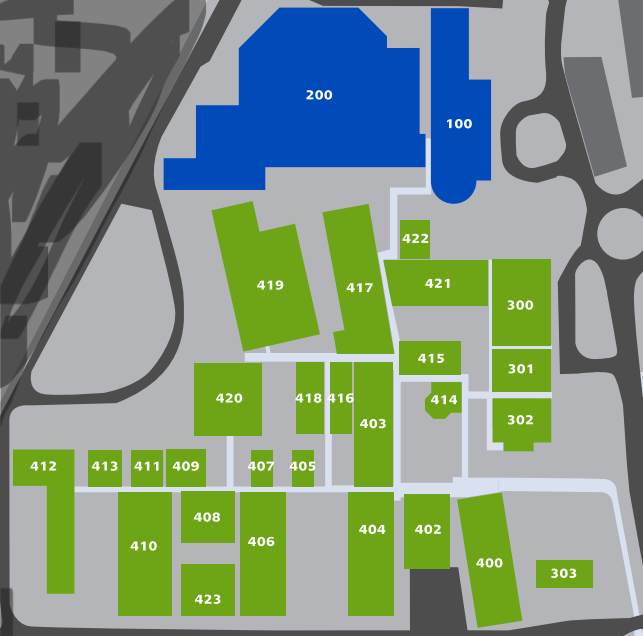
#> input picture test5.png, 643 x 636 px
$ python A-Star_AND_Dijkstra_First_Image.py
#> lines starting #> are read from the running program, lines starting #| are printed output that depends on the picture; after the words box and inside, x2 and y2 are one past the last pixel; in counts of white or black regions, pixels touching at a corner belong together
import cv2
import numpy as np
import heapq
from PIL import Image


def image_to_maze(image_path, threshold=200):
    """
    Converts an image to a binary maze where white pixels are passable and black pixels are obstacles.
    """
    image = Image.open(image_path).convert('L')  # Convert to grayscale
    image_array = np.array(image)
    maze = (image_array > threshold).astype(int)  # Convert to binary maze based on threshold
    return maze

def image_to_graph(image_path, threshold=200):
    """
    Converts an image to a graph representation where nodes are connected to their neighboring nodes with corresponding edge weights.
    """
    image = Image.open(image_path).convert('L')  # Convert to grayscale
    image_array = np.array(image)
    maze = (image_array > threshold).astype(int)  # Convert to binary maze based on threshold

    graph = {}
    for i in range(len(maze)):
        for j in range(len(maze[0])):
            if maze[i][j] == 1:
                neighbors = []
                for dx, dy in [(0, 1), (0, -1), (1, 0), (-1, 0)]:
                    x, y = i + dx, j + dy
                    if 0 <= x < len(maze) and 0 <= y < len(maze[0]) and maze[x][y] == 1:
                        neighbors.append(((x, y), 1))  # Assuming each edge has weight 1
                graph[(i, j)] = dict(neighbors)

    return graph

def dijkstra(graph, start, end):
    """Returns a dictionary containing the shortest distance from the start node to each node in the graph."""

    # Initialize distances dictionary with infinity for all nodes except start node
    distances = {node: float('inf') for node in graph}
    distances[start] = 0

    # Priority queue to store nodes to visit next
    pq = [(0, start)]

    while pq:
        # Pop the node with the smallest distance from the priority queue
        current_distance, current_node = heapq.heappop(pq)

        # Skip if we've already found a shorter path to this node
        if current_distance > distances[current_node]:
            continue

        # If the current node is the end node, we can stop
        if current_node == end:
            break

        # Update distances to neighbors through current node
        for neighbor, weight in graph[current_node].items():
            distance = current_distance + weight
            # If we find a shorter path to a neighbor, update its distance and add it to the priority queue
            if distance < distances[neighbor]:
                distances[neighbor] = distance
                heapq.heappush(pq, (distance, neighbor))

    return distances

def astar(graph, start, end, heuristic):
    """Returns a dictionary containing the shortest distance from the start node to each node in the graph."""

    # Initialize distances dictionary with infinity for all nodes except start node
    distances = {node: float('inf') for node in graph}
    distances[start] = 0

    # Priority queue to store nodes to visit next
    pq = [(0 + heuristic(start, end), start)]  # Initial priority queue with start node and its f_score

    while pq:
        # Pop the node with the smallest f_score from the priority queue
        current_f_score, current_node = heapq.heappop(pq)

        # If the current node is the end node, we can stop
        if current_node == end:
            break

        # Update distances to neighbors through current node
        for neighbor, weight in graph[current_node].items():
            distance = distances[current_node] + weight
            # If we find a shorter path to a neighbor, update its distance and add it to the priority queue
            if distance < distances[neighbor]:
                distances[neighbor] = distance
                heapq.heappush(pq, (distance + heuristic(neighbor, end), neighbor))

    return distances

def manhattan_distance(node, goal):
    """Manhattan distance heuristic."""
    return abs(node[0] - goal[0]) + abs(node[1] - goal[1])

def draw_path(image, path, color):
    """
    Draws the given path on the image.
    """
    for i in range(len(path) - 1):
        cv2.line(image, (path[i][1], path[i][0]), (path[i + 1][1], path[i + 1][0]), color, 2)

def draw_graph_with_path_(graph, shape, start, end, path, shortest_distances):
    """
    Draws the graph with the best path highlighted on an image with white background and green lines.
    """
    # Create an image with white background
    image = np.ones(shape, dtype=np.uint8)

    # Draw green lines for edges
    for node, neighbors in graph.items():
        x, y = node
        for neighbor, _ in neighbors.items():
            nx, ny = neighbor
            cv2.line(image, (y, x), (ny, nx), (0, 255, 0), 1)  # Draw green edge between nodes

    # Draw the best path in blue
    draw_path(image, path, (255, 0, 0))

    # Draw start and end points
    cv2.circle(image, (start[1], start[0]), 5, (0, 0, 255), -1)  # Draw start point in red
    cv2.circle(image, (end[1], end[0]), 5, (0, 255, 0), -1)  # Draw end point in green

    # Draw text showing the cost of the path
    font = cv2.FONT_HERSHEY_SIMPLEX
    cv2.putText(image, f'Cost: {shortest_distances[end]:.2f}', (10, 30), font, 1, (255, 255, 255), 2, cv2.LINE_AA)

    return image

def draw_graph_with_path(graph, shape, start, end, path, shortest_distances):
    """
    Draws the graph with the best path highlighted on an image with black background and white walkable path.
    """
    # Create an image with black background
    image = np.zeros((*shape, 3), dtype=np.uint8)  # Black background

    # Draw white lines for walkable paths
    for node, neighbors in graph.items():
        x, y = node
        for neighbor, _ in neighbors.items():
            nx, ny = neighbor
            cv2.line(image, (y, x), (ny, nx), (255, 255, 255), 1)  # Draw white edge between nodes for walkable paths

    # Draw the best path in green
    for i in range(len(path) - 1):
        cv2.line(image, (path[i][1], path[i][0]), (path[i + 1][1], path[i + 1][0]), (0, 0, 255), 2)  # Draw green path

    # Draw start and end points
    cv2.circle(image, (start[1], start[0]), 5, (0, 255, 0), -1)  # Draw start point in red
    cv2.circle(image, (end[1], end[0]), 5, (255, 0, 0), -1)  # Draw end point in green

    # Draw text showing the cost of the path
    font = cv2.FONT_HERSHEY_SIMPLEX
    cv2.putText(image, f'Cost: {shortest_distances[end]:.2f}', (10, 30), font, 1, (255, 255, 255), 2, cv2.LINE_AA)

    return image

# Example usage:
# image_path = r"C:\Users\agran\Pictures\Screenshots\Newfolder\test5.png"
image_path = r"test5.png"
image = cv2.imread(image_path)
#> image is the input picture: shape (636, 643, 3); mean B, G, R 128, 147.3, 126.3
height, width = image.shape[:2]
#> height = 636; width = 643

graph = image_to_graph(image_path)
#> in image_to_graph, `image = Image.open(image_path).convert('L')`:
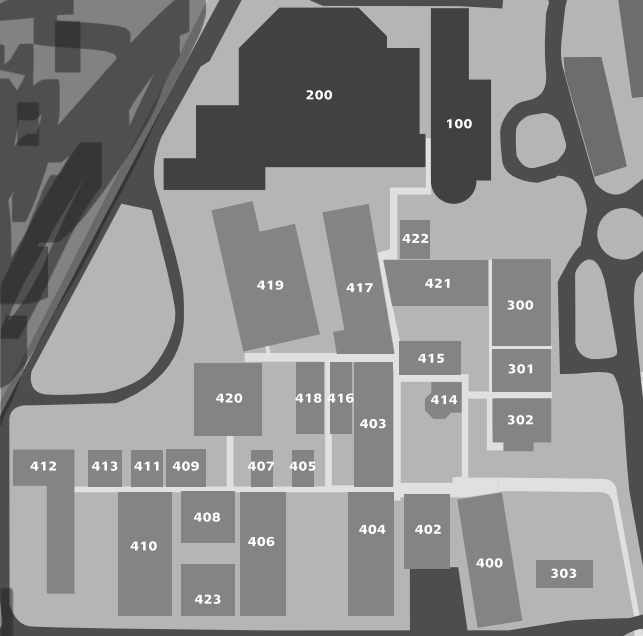
#> image: PIL image 643x636 L; min 53, max 255, mean 138.9
#> in image_to_graph, `maze = (image_array > threshold).astype(int)`:
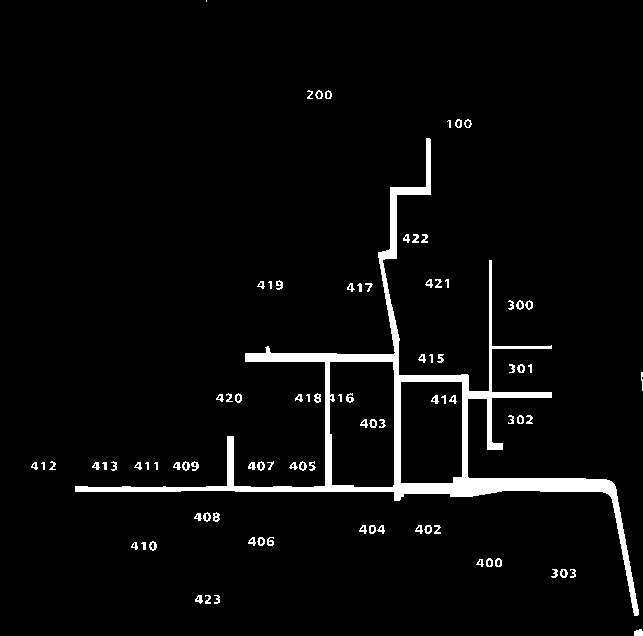
#> maze: shape (636, 643) int64; values 0 (black) and 1 (white), 3.9% white; 90 white regions (8 under 20 px), largest, box (x1, y1, x2, y2) and area: (75, 138, 639, 616) 12956, (634, 629, 643, 636) 54, (314, 393, 321, 403) 46
#> after the loop in image_to_graph, `for i in range(len(maze)):`: graph = 16050 items
#> graph = 16050 items
#         Up/Down  Right/Left
start_node = (140, 427)    # for image "test5"
# end_node = (300, 387)
end_node = (440,230)
# start_node = (151, 470)  for image "test"
# end_node = (451,273)

# Run Dijkstra's algorithm to find the best path
shortest_distances_dijkstra = dijkstra(graph, start_node, end_node)
#> shortest_distances_dijkstra = 16050 items
best_path_dijkstra = [] if shortest_distances_dijkstra[end_node] == float('inf') else [end_node]
#> best_path_dijkstra = [(440, 230)]
while best_path_dijkstra[-1] != start_node:
    current_node = best_path_dijkstra[-1]
    for neighbor, _ in graph[current_node].items():
        if shortest_distances_dijkstra[neighbor] + graph[current_node][neighbor] == shortest_distances_dijkstra[current_node]:
            best_path_dijkstra.append(neighbor)
            break
    else:
        break
#> this loop made 617 passes
#> current_node on passes 1 to 3: (440, 230), (440, 231), (440, 232)
#> after the loop, best_path_dijkstra = 618 pairs, first value 140 to 487, second value 230 to 427
best_path_dijkstra.reverse()
print("Cost of Dijkstra: ",shortest_distances_dijkstra[end_node])
#| Cost of Dijkstra:  617

# Run A* algorithm to find the best path
shortest_distances_astar = astar(graph, start_node, end_node, manhattan_distance)
#> in astar, `distances = {node: float('inf') for node in graph}`: distances = 16050 items
#> the loop in astar, `while pq:` made 5041 passes
#> current_node on passes 1 to 3: (140, 427), (140, 426), (141, 426)
#> shortest_distances_astar = 16050 items
best_path_astar = [] if shortest_distances_astar[end_node] == float('inf') else [end_node]
#> best_path_astar = [(440, 230)]
while best_path_astar[-1] != start_node:
    current_node = best_path_astar[-1]
    for neighbor, _ in graph[current_node].items():
        if shortest_distances_astar[neighbor] + graph[current_node][neighbor] == shortest_distances_astar[current_node]:
            best_path_astar.append(neighbor)
            break
    else:
        break
#> after the loop, best_path_astar has the same summary as best_path_dijkstra

best_path_astar.reverse()
print("Cost of A*: ", shortest_distances_astar[end_node])
#| Cost of A*:  617
# Draw the graph with the best path highlighted for Dijkstra's algorithm
graph_image_with_path_dijkstra = draw_graph_with_path(graph, (height, width), start_node, end_node, best_path_dijkstra, shortest_distances_dijkstra)
#> the loop in draw_graph_with_path, `for node, neighbors in graph.items():` made 16050 passes
#> (neighbors, x, y) on passes 1 to 3: ({(1, 206): 1}, 0, 206), ({(0, 206): 1}, 1, 206), ({(90, 309): 1, (91, 308): 1}, 90, 308)
#> after the loop in draw_graph_with_path, `for i in range(len(path) - 1):`:
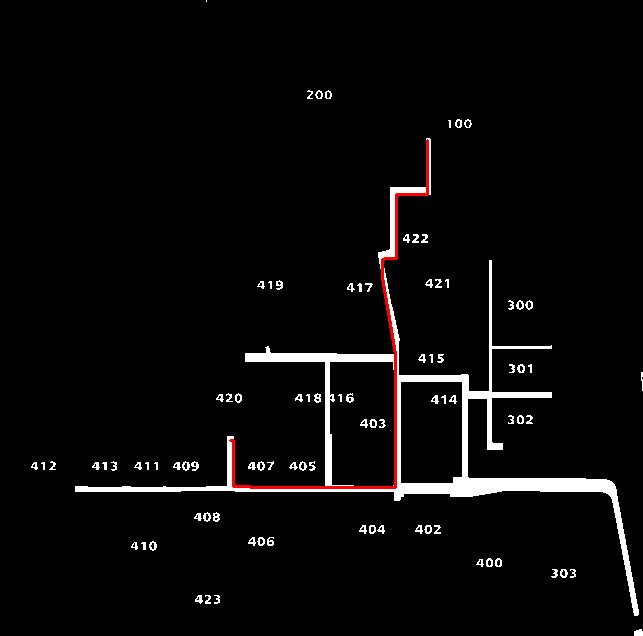
#> image: shape (636, 643, 3); mean of channels 0, 1, 2 9.1, 9.1, 10.2; drawn as B, G, R
#> in draw_graph_with_path, `cv2.circle(image, (start[1], start[0]), 5, (0, 255, 0), -1)`: image: shape (636, 643, 3); 0.02% of pixels changed, all inside (x1, y1, x2, y2) = (422, 135, 433, 146)
#> in draw_graph_with_path, `cv2.circle(image, (end[1], end[0]), 5, (255, 0, 0), -1)`: image: shape (636, 643, 3); mean of channels 0, 1, 2 9.1, 9.1, 10.2
#> in draw_graph_with_path, `font = cv2.FONT_HERSHEY_SIMPLEX`: font = 0
#> in draw_graph_with_path, `cv2.putText(image, f'Cost: {shortest_distances[end]:.2f}', (10, 30), f..`:
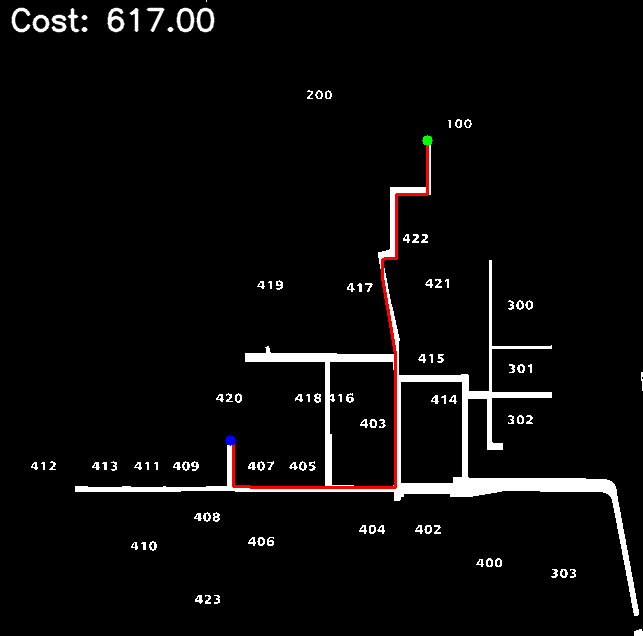
#> image: shape (636, 643, 3); mean of channels 0, 1, 2 10, 10, 11.1; drawn as B, G, R
cv2.imshow('Graph with Best Path (Dijkstra)', graph_image_with_path_dijkstra)
cv2.waitKey(0)
cv2.destroyAllWindows()

# Draw the graph with the best path highlighted for A* algorithm
graph_image_with_path_astar = draw_graph_with_path(graph, (height, width), start_node, end_node, best_path_astar, shortest_distances_astar)
#> call 2 of draw_graph_with_path, with shape = (636, 643), start = (140, 427), end = (440, 230)
#> the loop in draw_graph_with_path (call 2), `for node, neighbors in graph.items():` made 16050 passes
#> after the loop in draw_graph_with_path (call 2), `for i in range(len(path) - 1):`:
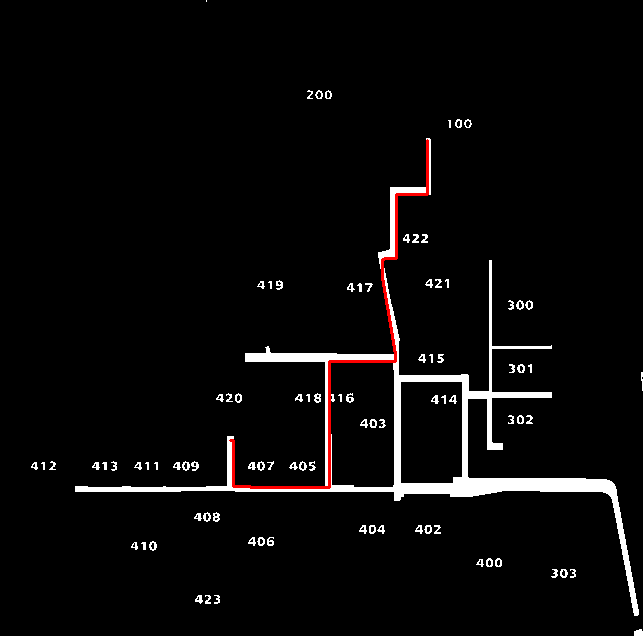
#> image: shape (636, 643, 3); mean of channels 0, 1, 2 9.1, 9.1, 10.3; drawn as B, G, R
#> in draw_graph_with_path (call 2), `cv2.circle(image, (end[1], end[0]), 5, (255, 0, 0), -1)`: image: shape (636, 643, 3); mean of channels 0, 1, 2 9.2, 9.2, 10.2
#> in draw_graph_with_path (call 2), `cv2.putText(image, f'Cost: {shortest_distances[end]:.2f}', (10, 30), f..`:
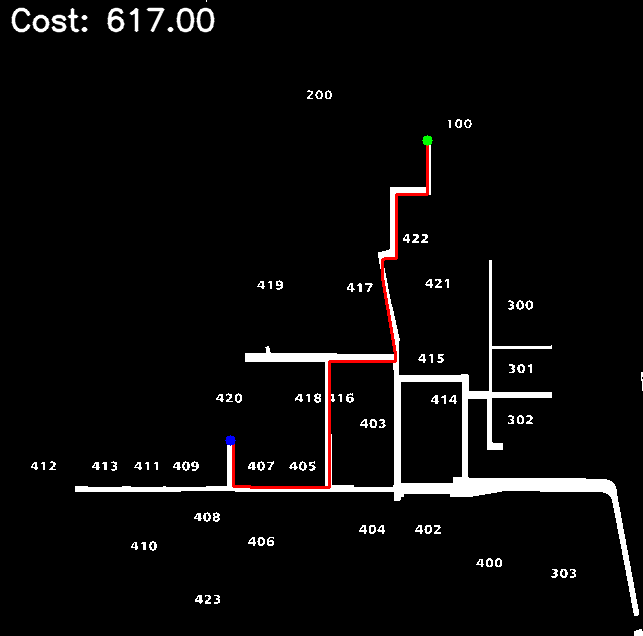
#> image: shape (636, 643, 3); mean of channels 0, 1, 2 10.1, 10.1, 11.1; drawn as B, G, R
cv2.imshow('Graph with Best Path (A*)', graph_image_with_path_astar)
cv2.waitKey(0)
cv2.destroyAllWindows()
